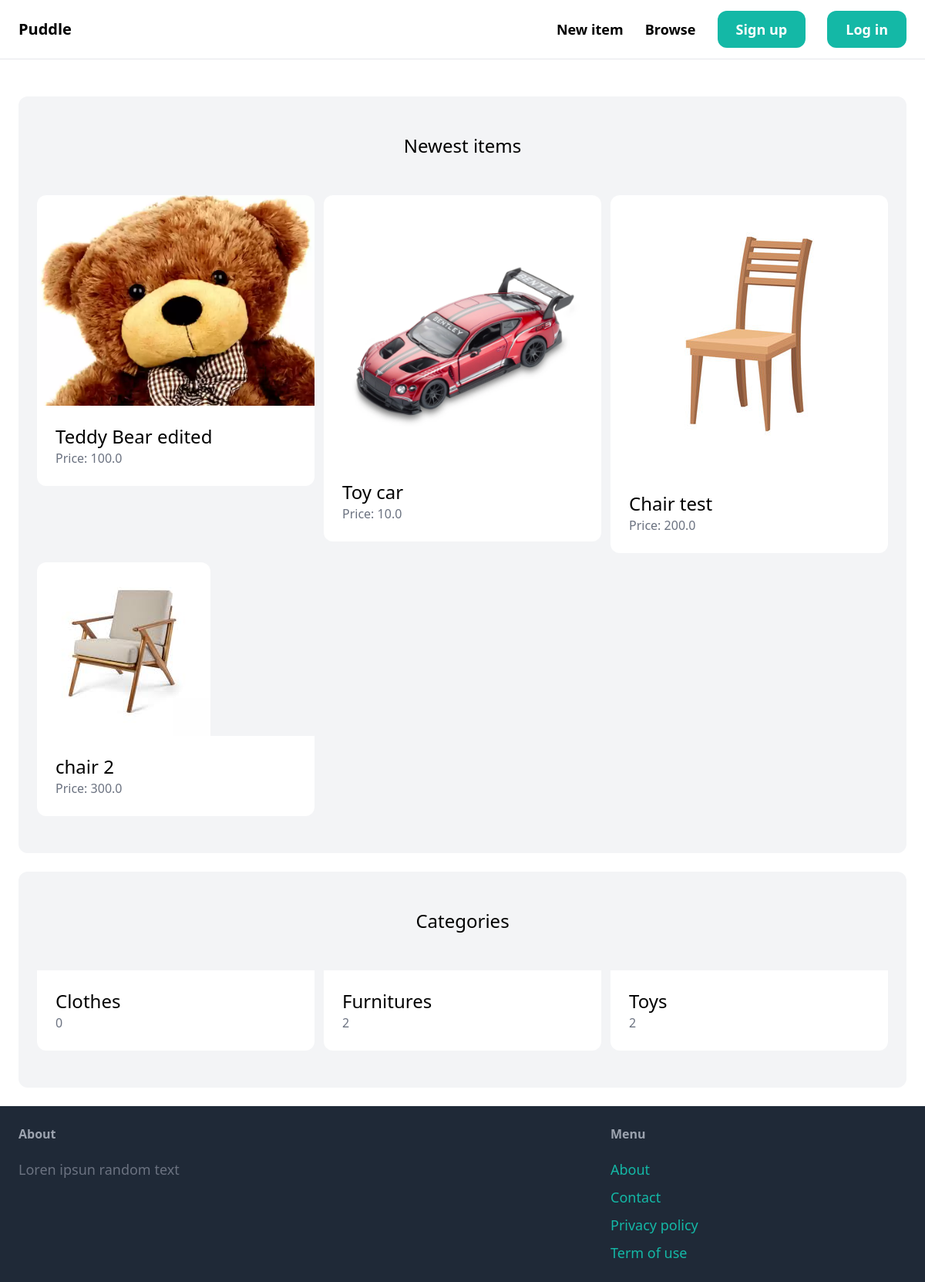
The page / on the database its author committed.
### item/models.py (models this page shows, shortened)
class Item(models.Model):
    category = models.ForeignKey(Category, related_name='items', on_delete=models.CASCADE)
    name = models.CharField(max_length=255)
    description = models.TextField(blank=True, null=True)
    price = models.FloatField()
    image = models.ImageField(upload_to='item_images', blank=True, null=True)
    is_sold = models.BooleanField(default=False)
    created_by = models.ForeignKey(User, related_name='items', on_delete=models.CASCADE)
    created_at = models.DateTimeField(auto_now_add=True)

class Category(models.Model):
    name = models.CharField(max_length=255)
    class Meta:
        ordering = ('name',)
        verbose_name_plural = 'Categories'

### core/views.py (the view)
# urls.py: path('', views.index, name='index'),
def index(request):
    items = Item.objects.filter(is_sold=False)[0:6]
    categories = Category.objects.all()
    return render(request, 'core/index.html', {
        'categories': categories,
        'items': items,
    })

### core/templates/core/index.html (shortened to what this page needs)
{% extends 'core/base.html' %}
{% block content %}
    <div class="mt-6 px-6 py-12 bg-gray-100 rounded-xl">
        <h2 class="mb-12 text-2xl text-center">Newest items</h2>
        <div class="grid grid-cols-3 gap-3">
            {% for item in items %}
                <div>
                    <a href="{% url 'item:detail' item.id %}">
                        <div>
                            <img src="{{ item.image.url }}" class="rounded-t-xl">
                        </div>
                        <div class="p-6 bg-white rounded-b-xl">
                            <h2 class="text-2xl">{{ item.name }}</h2>
                            <p class="text-gray-500">Price: {{ item.price }}</p>
                        </div>
                    </a>
                </div>
            {% endfor %}
        </div>
    </div>
    <div class="mt-6 px-6 py-12 bg-gray-100 rounded-xl">
        <h2 class="mb-12 text-2xl text-center">Categories</h2>
        <div class="grid grid-cols-3 gap-3">
            {% for category in categories %}
                <div>
                    <a href="#">
                        <div class="p-6 bg-white rounded-b-xl">
                            <h2 class="text-2xl">{{ category.name }}</h2>
                            <p class="text-gray-500">{{ category.items.count }}</p>
                        </div>
                    </a>
                </div>
            {% endfor %}
        </div>
    </div>
{% endblock %}

### core/templates/core/base.html (shortened to what this page needs)
<!doctype html>
<html>
    <head>
        <script src="https://cdn.tailwindcss.com"></script>
    </head>
    <body>
        <nav class="py-6 px-6 flex justify-between items-center border-b border-gray-200"</nav>
            <a href="/" class="text-xl font-semibold">Puddle</a>
            <div class="space-x-6">
                <a href="{% url 'item:new' %}" class="text-lg font-semibold hober:text-gray-500">New item</a>
                <a href="{% url 'item:items' %}" class="text-lg font-semibold hober:text-gray-500">Browse</a>
                {% if request.user.is_authenticated %}
                    <a href="{% url 'conversation:inbox' %}" class="px-6 py-3 text-lg font-semibold bg-teal-500 text-white rounded-xl hover:bg-gray-700">Inbox</a>
                    <a href="{% url 'dashboard:index' %}" class="px-6 py-3 text-lg font-semibold bg-teal-500 text-white rounded-xl hover:bg-gray-700">Dashboard</a>
                {% else %}
                    <a href="{% url 'core:signup' %}" class="px-6 py-3 text-lg font-semibold bg-teal-500 text-white rounded-xl hover:bg-teal-700">Sign up</a>
                    <a href="{% url 'core:login' %}" class="px-6 py-3 text-lg font-semibold bg-teal-500 text-white rounded-xl hover:bg-teal-700">Log in</a>
                {% endif %}
                </div>
        </nav>
        <div class="px-6 py-6">
            {% block content %}
            {% endblock %}
        </div>
        <footer class="py-6 px-6 flex justify-between bg-gray-800">
            <div class="w-2/3 pr-10">
                <h3 class="mb-5 font-semibold text-gray-400">About</h3>
                <p class="text-lg text-gray-500">Loren ipsun random text</p>
            </div>
            <div class="w-1/3">
                <h3 class="mb-5 font-semibold text-gray-400">Menu</h3>
                <ul class="space-y-2">
                    <li><a href="#" class="text-lg text-teal-500 hover:text-teal-700">About</a></li>
                    <li><a href="{% url 'core:contact' %}" class="text-lg text-teal-500 hover:text-teal-700">Contact</a></li>
                    <li><a href="#" class="text-lg text-teal-500 hover:text-teal-700">Privacy policy</a></li>
                    <li><a href="#" class="text-lg text-teal-500 hover:text-teal-700">Term of use</a></li>
                </ul>
            </div>
        </footer>
    </body>
</html>

### rows shown on the page
Item: image (picture), name "Teddy Bear edited", price "100.0"
Item: image (picture), name "Toy car", price "10.0"
Item: image (picture), name "Chair test", price "200.0"
Item: image (picture), name "chair 2", price "300.0"
Category: name "Clothes", items.count "0"
Category: name "Furnitures", items.count "2"
Category: name "Toys", items.count "2"
